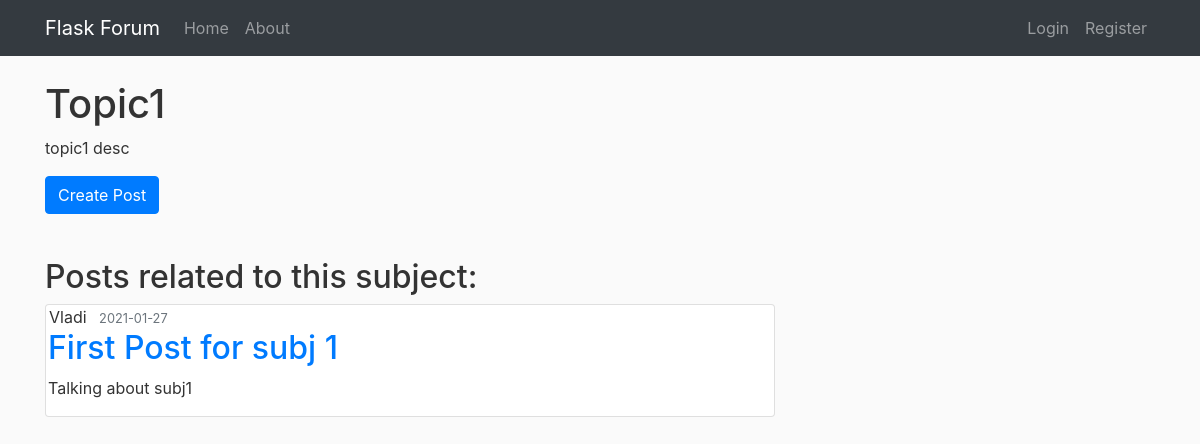
The page /topic/1 on the database its author committed.
### flaskforum/models.py (models this page shows, shortened)
class Topic(db.Model):
	id = db.Column(db.Integer, primary_key=True)
	title = db.Column(db.String(150), nullable=False)
	description = db.Column(db.Text, nullable=False)
	posts = db.relationship('Post', backref= 'current_topic', lazy=True)

class Post(db.Model):
    id = db.Column(db.Integer, primary_key=True)
    title = db.Column(db.String(150), nullable=False)
    date_posted = db.Column(db.DateTime, nullable=False, default=datetime.utcnow)
    content = db.Column(db.Text, nullable=False)
    user_id = db.Column(db.Integer, db.ForeignKey('user.id'), nullable=False)
    topic_id = db.Column(db.Integer, db.ForeignKey('topic.id'), nullable=False)

class User(db.Model, UserMixin):
    id = db.Column(db.Integer, primary_key=True)
    username = db.Column(db.String(20), unique=True, nullable=False)
    email = db.Column(db.String(100), unique=True, nullable=False)
    password = db.Column(db.String(60), nullable=False)
    posts = db.relationship('Post', backref='uploader', lazy=True)

### flaskforum/routes.py (the view)
@app.route("/topic/<int:topic_id>", methods=['GET', 'POST'])
def topic(topic_id):
    topic = Topic.query.get(topic_id)
    posts = Post.query.all()
    return render_template('topic.html', title=topic.title, topic=topic, posts=posts)

### flaskforum/templates/topic.html
{% extends "layout.html" %}
{% block content %}
    <div>
        <article class="media content-section">
          <div class="media-body">
            <h1 class="article-title" >{{ topic.title }}</h1>
            <p class="article-content">{{ topic.description }}</p>
          </div>
        </article>
    </div>
     <a class="btn btn-primary" style="margin-bottom:20px" href="{{ url_for('make_post', topic_id=topic.id) }}" role="button">Create Post</a>
    <br>
    <br>
    <h2>Posts related to this subject:</h2>
    {% for post in posts %}
      {% if post.topic_id == topic.id %}
        <div class="card" style="margin-top:5px">
          <article class="media content-section">
            <div class="media-body">
              <div class="article-metadata">
                <a class="mr-2" style = "margin-left:3px">{{ post.uploader.username }}</a>
                <small class="text-muted">{{ post.date_posted.strftime('%Y-%m-%d') }}</small>
              </div>
              <h2><a class="article-title" href="{{ url_for('post', post_id=post.id) }}" style = "margin-left:2px">{{ post.title }}</a></h2>
              <p class="article-content" style = "margin-left:2px">{{ post.content }}</p>
            </div>
          </article>
        </div>
      {% endif %}
    {% endfor %}
{% endblock %}

### flaskforum/static/main.css (style rules this page uses)
body { background: #fafafa; color: #333333; margin-top: 5rem; }

### rows shown on the page
Topic: title "Topic1", description "topic1 desc"
Post: uploader.username "Vladi", date_posted "2021-01-27", title "First Post for subj 1", content "Talking about subj1"
